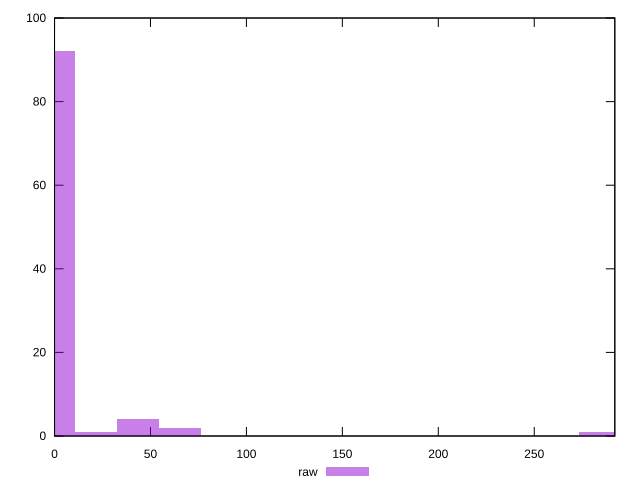

Recreate this plot in gnuplot.
reset

$raw <<EOF
65.53794811386186 2
0 92
21.845982704620617 1
283.99777516006804 1
43.691965409241234 4
EOF

set key outside below
set boxwidth 21.845982704620617
set xrange [0:292]
set yrange [0:100]
set trange [0:100]
set style fill transparent solid 0.5 noborder
set terminal svg size 640, 490 enhanced background rgb 'white'
set output "report_00013_2021-02-09T12-04-24.940Z/render-blocking-resources/samples/pages+cached+noadtech+nomedia+nocss/raw/histogram.svg"

plot $raw title "raw" with boxes

reset
